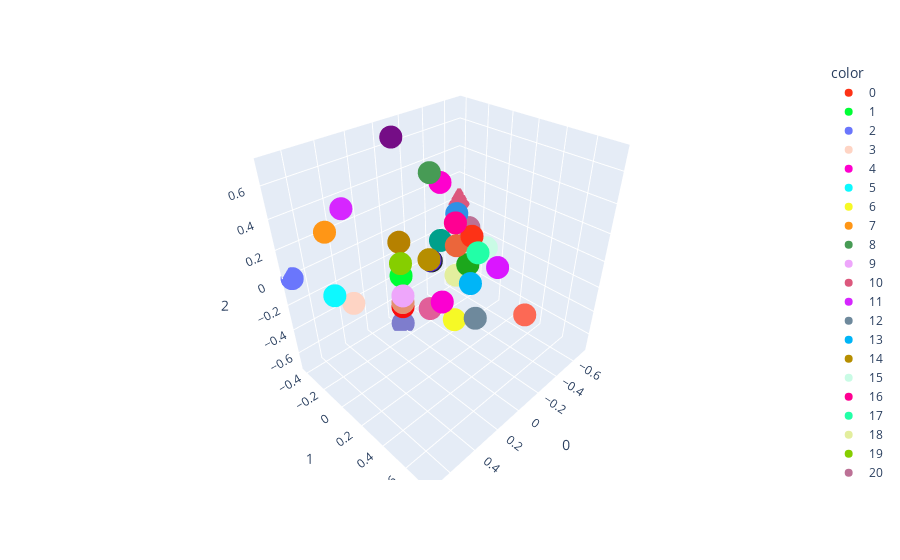

Write notebook code for a chart like this one.
### Code cell
def run_visualization_pca(beliefs):
    pca = PCA(n_components=3)
    pca.fit(beliefs)

    return pca

def visualize_ground_truth_simplex_3d(beliefs, belief_labels, pca):

    beliefs_pca = pca.transform(beliefs)

    colors = px.colors.qualitative.Light24 + px.colors.qualitative.Dark24 + px.colors.qualitative.Plotly
    fig = px.scatter_3d(beliefs_pca, x=0, y=1, z=2,
                        color=[str(i) for i in belief_labels],
                        color_discrete_sequence=colors)
    fig.show()

vis_pca = run_visualization_pca(list(msp_belief_index.keys()))
index = list(msp_belief_index.values())
visualize_ground_truth_simplex_3d(list(msp_belief_index.keys()),
                                  list(msp_belief_index.values()),
                                  vis_pca)

### Figure 1 — Plotly figure (JSON) as saved in the notebook; plotly's stock layout.template omitted (floating-point values rounded to 4 significant figures)
{"data": [{"hovertemplate": "color=0<br>0=%{x}<br>1=%{y}<br>2=%{z}<extra></extra>", "legendgroup": "0", "marker": {"color": "#FD3216", "symbol": "circle"}, "mode": "markers", "name": "0", "scene": "scene", "showlegend": true, "type": "scatter3d", "x": [-0.1768], "y": [0.2009], "z": [0.1768]}, {"hovertemplate": "color=1<br>0=%{x}<br>1=%{y}<br>2=%{z}<extra></extra>", "legendgroup": "1", "marker": {"color": "#00FE35", "symbol": "circle"}, "mode": "markers", "name": "1", "scene": "scene", "showlegend": true, "type": "scatter3d", "x": [0.2357], "y": [0.01605], "z": [3.491e-16]}, {"hovertemplate": "color=2<br>0=%{x}<br>1=%{y}<br>2=%{z}<extra></extra>", "legendgroup": "2", "marker": {"color": "#6A76FC", "symbol": "circle"}, "mode": "markers", "name": "2", "scene": "scene", "showlegend": true, "type": "scatter3d", "x": [0.7071], "y": [-0.4166], "z": [1.213e-16]}, {"hovertemplate": "color=3<br>0=%{x}<br>1=%{y}<br>2=%{z}<extra></extra>", "legendgroup": "3", "marker": {"color": "#FED4C4", "symbol": "circle"}, "mode": "markers", "name": "3", "scene": "scene", "showlegend": true, "type": "scatter3d", "x": [0.3536], "y": [-0.3537], "z": [-0.3536]}, {"hovertemplate": "color=4<br>0=%{x}<br>1=%{y}<br>2=%{z}<extra></extra>", "legendgroup": "4", "marker": {"color": "#FE00CE", "symbol": "circle"}, "mode": "markers", "name": "4", "scene": "scene", "showlegend": true, "type": "scatter3d", "x": [-0.4714], "y": [-0.3746], "z": [0.2357]}, {"hovertemplate": "color=5<br>0=%{x}<br>1=%{y}<br>2=%{z}<extra></extra>", "legendgroup": "5", "marker": {"color": "#0DF9FF", "symbol": "circle"}, "mode": "markers", "name": "5", "scene": "scene", "showlegend": true, "type": "scatter3d", "x": [0.4714], "y": [-0.3746], "z": [-0.2357]}, {"hovertemplate": "color=6<br>0=%{x}<br>1=%{y}<br>2=%{z}<extra></extra>", "legendgroup": "6", "marker": {"color": "#F6F926", "symbol": "circle"}, "mode": "markers", "name": "6", "scene": "scene", "showlegend": true, "type": "scatter3d", "x": [1.995e-16], "y": [0.2324], "z": [-0.3536]}, {"hovertemplate": "color=7<br>0=%{x}<br>1=%{y}<br>2=%{z}<extra></extra>", "legendgroup": "7", "marker": {"color": "#FF9616", "symbol": "circle"}, "mode": "markers", "name": "7", "scene": "scene", "showlegend": true, "type": "scatter3d", "x": [0.4714], "y": [-0.3746], "z": [0.2357]}, {"hovertemplate": "color=8<br>0=%{x}<br>1=%{y}<br>2=%{z}<extra></extra>", "legendgroup": "8", "marker": {"color": "#479B55", "symbol": "circle"}, "mode": "markers", "name": "8", "scene": "scene", "showlegend": true, "type": "scatter3d", "x": [-0.3536], "y": [-0.3537], "z": [0.3536]}, {"hovertemplate": "color=9<br>0=%{x}<br>1=%{y}<br>2=%{z}<extra></extra>", "legendgroup": "9", "marker": {"color": "#EEA6FB", "symbol": "circle"}, "mode": "markers", "name": "9", "scene": "scene", "showlegend": true, "type": "scatter3d", "x": [0.3536], "y": [0.1694], "z": [3.806e-17]}, {"hovertemplate": "color=10<br>0=%{x}<br>1=%{y}<br>2=%{z}<extra></extra>", "legendgroup": "10", "marker": {"color": "#DC587D", "symbol": "circle"}, "mode": "markers", "name": "10", "scene": "scene", "showlegend": true, "type": "scatter3d", "x": [-0.7071], "y": [-0.4166], "z": [-1.669e-15]}, {"hovertemplate": "color=11<br>0=%{x}<br>1=%{y}<br>2=%{z}<extra></extra>", "legendgroup": "11", "marker": {"color": "#D626FF", "symbol": "circle"}, "mode": "markers", "name": "11", "scene": "scene", "showlegend": true, "type": "scatter3d", "x": [0.3536], "y": [-0.3537], "z": [0.3536]}, {"hovertemplate": "color=12<br>0=%{x}<br>1=%{y}<br>2=%{z}<extra></extra>", "legendgroup": "12", "marker": {"color": "#6E899C", "symbol": "circle"}, "mode": "markers", "name": "12", "scene": "scene", "showlegend": true, "type": "scatter3d", "x": [1.37e-16], "y": [0.4068], "z": [-0.2357]}, {"hovertemplate": "color=13<br>0=%{x}<br>1=%{y}<br>2=%{z}<extra></extra>", "legendgroup": "13", "marker": {"color": "#00B5F7", "symbol": "circle"}, "mode": "markers", "name": "13", "scene": "scene", "showlegend": true, "type": "scatter3d", "x": [-0.1768], "y": [0.2009], "z": [-0.1768]}, {"hovertemplate": "color=14<br>0=%{x}<br>1=%{y}<br>2=%{z}<extra></extra>", "legendgroup": "14", "marker": {"color": "#B68E00", "symbol": "circle"}, "mode": "markers", "name": "14", "scene": "scene", "showlegend": true, "type": "scatter3d", "x": [0.1768], "y": [0.2009], "z": [0.1768]}, {"hovertemplate": "color=15<br>0=%{x}<br>1=%{y}<br>2=%{z}<extra></extra>", "legendgroup": "15", "marker": {"color": "#C9FBE5", "symbol": "circle"}, "mode": "markers", "name": "15", "scene": "scene", "showlegend": true, "type": "scatter3d", "x": [-0.3536], "y": [0.1694], "z": [-8.501e-16]}, {"hovertemplate": "color=16<br>0=%{x}<br>1=%{y}<br>2=%{z}<extra></extra>", "legendgroup": "16", "marker": {"color": "#FF0092", "symbol": "circle"}, "mode": "markers", "name": "16", "scene": "scene", "showlegend": true, "type": "scatter3d", "x": [-8.135e-16], "y": [0.2324], "z": [0.3536]}, {"hovertemplate": "color=17<br>0=%{x}<br>1=%{y}<br>2=%{z}<extra></extra>", "legendgroup": "17", "marker": {"color": "#22FFA7", "symbol": "circle"}, "mode": "markers", "name": "17", "scene": "scene", "showlegend": true, "type": "scatter3d", "x": [-5.384e-16], "y": [0.4068], "z": [0.2357]}, {"hovertemplate": "color=18<br>0=%{x}<br>1=%{y}<br>2=%{z}<extra></extra>", "legendgroup": "18", "marker": {"color": "#E3EE9E", "symbol": "circle"}, "mode": "markers", "name": "18", "scene": "scene", "showlegend": true, "type": "scatter3d", "x": [-0.2357], "y": [0.01605], "z": [-0.2357]}, {"hovertemplate": "color=19<br>0=%{x}<br>1=%{y}<br>2=%{z}<extra></extra>", "legendgroup": "19", "marker": {"color": "#86CE00", "symbol": "circle"}, "mode": "markers", "name": "19", "scene": "scene", "showlegend": true, "type": "scatter3d", "x": [0.2828], "y": [0.0774], "z": [0.1414]}, {"hovertemplate": "color=20<br>0=%{x}<br>1=%{y}<br>2=%{z}<extra></extra>", "legendgroup": "20", "marker": {"color": "#BC7196", "symbol": "circle"}, "mode": "markers", "name": "20", "scene": "scene", "showlegend": true, "type": "scatter3d", "x": [-0.2828], "y": [0.0774], "z": [0.1414]}, {"hovertemplate": "color=21<br>0=%{x}<br>1=%{y}<br>2=%{z}<extra></extra>", "legendgroup": "21", "marker": {"color": "#7E7DCD", "symbol": "circle"}, "mode": "markers", "name": "21", "scene": "scene", "showlegend": true, "type": "scatter3d", "x": [3.871e-16], "y": [-0.2907], "z": [-0.7071]}, {"hovertemplate": "color=22<br>0=%{x}<br>1=%{y}<br>2=%{z}<extra></extra>", "legendgroup": "22", "marker": {"color": "#FC6955", "symbol": "circle"}, "mode": "markers", "name": "22", "scene": "scene", "showlegend": true, "type": "scatter3d", "x": [1.199e-17], "y": [0.7555], "z": [-3.133e-17]}, {"hovertemplate": "color=23<br>0=%{x}<br>1=%{y}<br>2=%{z}<extra></extra>", "legendgroup": "23", "marker": {"color": "#E48F72", "symbol": "circle"}, "mode": "markers", "name": "23", "scene": "scene", "showlegend": true, "type": "scatter3d", "x": [0.2828], "y": [0.0774], "z": [-0.1414]}, {"hovertemplate": "color=24<br>0=%{x}<br>1=%{y}<br>2=%{z}<extra></extra>", "legendgroup": "24", "marker": {"color": "#2E91E5", "symbol": "circle"}, "mode": "markers", "name": "24", "scene": "scene", "showlegend": true, "type": "scatter3d", "x": [-0.2357], "y": [0.01605], "z": [0.2357]}, {"hovertemplate": "color=25<br>0=%{x}<br>1=%{y}<br>2=%{z}<extra></extra>", "legendgroup": "25", "marker": {"color": "#E15F99", "symbol": "circle"}, "mode": "markers", "name": "25", "scene": "scene", "showlegend": true, "type": "scatter3d", "x": [0.1768], "y": [0.2009], "z": [-0.1768]}, {"hovertemplate": "color=26<br>0=%{x}<br>1=%{y}<br>2=%{z}<extra></extra>", "legendgroup": "26", "marker": {"color": "#1CA71C", "symbol": "circle"}, "mode": "markers", "name": "26", "scene": "scene", "showlegend": true, "type": "scatter3d", "x": [-0.2828], "y": [0.0774], "z": [-0.1414]}, {"hovertemplate": "color=27<br>0=%{x}<br>1=%{y}<br>2=%{z}<extra></extra>", "legendgroup": "27", "marker": {"color": "#FB0D0D", "symbol": "circle"}, "mode": "markers", "name": "27", "scene": "scene", "showlegend": true, "type": "scatter3d", "x": [0.2357], "y": [0.01605], "z": [-0.2357]}, {"hovertemplate": "color=28<br>0=%{x}<br>1=%{y}<br>2=%{z}<extra></extra>", "legendgroup": "28", "marker": {"color": "#DA16FF", "symbol": "circle"}, "mode": "markers", "name": "28", "scene": "scene", "showlegend": true, "type": "scatter3d", "x": [-0.2357], "y": [0.3648], "z": [-5.864e-16]}, {"hovertemplate": "color=29<br>0=%{x}<br>1=%{y}<br>2=%{z}<extra></extra>", "legendgroup": "29", "marker": {"color": "#222A2A", "symbol": "circle"}, "mode": "markers", "name": "29", "scene": "scene", "showlegend": true, "type": "scatter3d", "x": [-0.3536], "y": [-0.3537], "z": [-0.3536]}, {"hovertemplate": "color=30<br>0=%{x}<br>1=%{y}<br>2=%{z}<extra></extra>", "legendgroup": "30", "marker": {"color": "#B68100", "symbol": "circle"}, "mode": "markers", "name": "30", "scene": "scene", "showlegend": true, "type": "scatter3d", "x": [0.2357], "y": [0.01605], "z": [0.2357]}, {"hovertemplate": "color=31<br>0=%{x}<br>1=%{y}<br>2=%{z}<extra></extra>", "legendgroup": "31", "marker": {"color": "#750D86", "symbol": "circle"}, "mode": "markers", "name": "31", "scene": "scene", "showlegend": true, "type": "scatter3d", "x": [-1.639e-15], "y": [-0.2907], "z": [0.7071]}, {"hovertemplate": "color=32<br>0=%{x}<br>1=%{y}<br>2=%{z}<extra></extra>", "legendgroup": "32", "marker": {"color": "#EB663B", "symbol": "circle"}, "mode": "markers", "name": "32", "scene": "scene", "showlegend": true, "type": "scatter3d", "x": [-0.2357], "y": [0.01605], "z": [-2.494e-16]}, {"hovertemplate": "color=33<br>0=%{x}<br>1=%{y}<br>2=%{z}<extra></extra>", "legendgroup": "33", "marker": {"color": "#511CFB", "symbol": "circle"}, "mode": "markers", "name": "33", "scene": "scene", "showlegend": true, "type": "scatter3d", "x": [-5.098e-17], "y": [0.01605], "z": [5.072e-17]}, {"hovertemplate": "color=34<br>0=%{x}<br>1=%{y}<br>2=%{z}<extra></extra>", "legendgroup": "34", "marker": {"color": "#00A08B", "symbol": "circle"}, "mode": "markers", "name": "34", "scene": "scene", "showlegend": true, "type": "scatter3d", "x": [-0.4714], "y": [-0.3746], "z": [-0.2357]}, {"hovertemplate": "color=35<br>0=%{x}<br>1=%{y}<br>2=%{z}<extra></extra>", "legendgroup": "35", "marker": {"color": "#FB00D1", "symbol": "circle"}, "mode": "markers", "name": "35", "scene": "scene", "showlegend": true, "type": "scatter3d", "x": [0.2357], "y": [0.3648], "z": [1.031e-17]}], "layout": {"legend": {"title": {"text": "color"}, "tracegroupgap": 0}, "margin": {"t": 60}, "scene": {"domain": {"x": [0, 1], "y": [0, 1]}, "xaxis": {"title": {"text": "0"}}, "yaxis": {"title": {"text": "1"}}, "zaxis": {"title": {"text": "2"}}}}}
